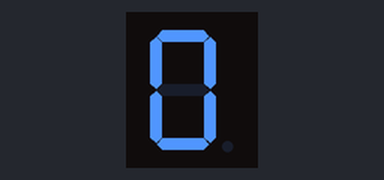
The sketch below on a simulated Arduino Uno, built with avr-gcc and run on an emulated ATmega328P. Parts: 1-digit seven-segment display. Wiring (inferred from the names in the program): 1-digit 7-segment display, segments lit when LOW: segments pin 2, pin 3, pin 4, pin 5, pin 6, pin 7, pin 8. The segment pins are drawn as the display they are named for.

Above: at 0.1 s.
At 1.1 s:
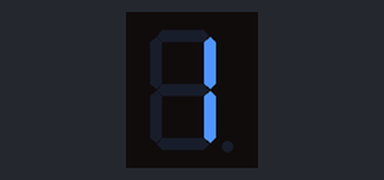
At 2.1 s:
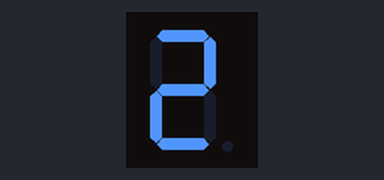
At 4.1 s:
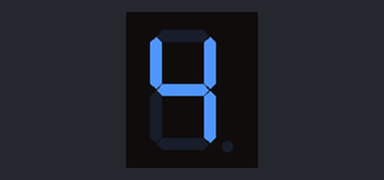
At 6.1 s:
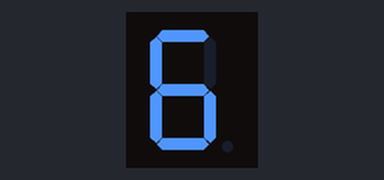
At 8.1 s:
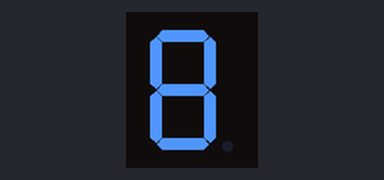

The sketch:

7segmentdisplay.ino.ino
```cpp
int a=2;
int b=3;
int c=4;
int d=5;
int e=6;
int f=7;
int g=8;
 void setup() {
  for(int i=2;i<=8;i++)
  pinMode(i,OUTPUT);


}

void loop() {
  digitalWrite(a,0);
  digitalWrite(b,0);
  digitalWrite(c,0);
  digitalWrite(d,0);
  digitalWrite(e,0);
  digitalWrite(f,0);
  digitalWrite(g,1);
  delay(1000);
  digitalWrite(a,1);
  digitalWrite(b,0);
  digitalWrite(c,0);
  digitalWrite(d,1);
  digitalWrite(e,1);
  digitalWrite(f,1);
  digitalWrite(g,1);
 delay(1000);
 digitalWrite(a,0);
  digitalWrite(b,0);
  digitalWrite(c,1);
  digitalWrite(d,0);
  digitalWrite(e,0);
  digitalWrite(f,1);
  digitalWrite(g,0);
 delay(1000);
 digitalWrite(a,0);
  digitalWrite(b,0);
  digitalWrite(c,0);
  digitalWrite(d,0);
  digitalWrite(e,1);
  digitalWrite(f,1);
  digitalWrite(g,0);
 delay(1000);
 digitalWrite(a,1);
  digitalWrite(b,0);
  digitalWrite(c,0);
  digitalWrite(d,1);
  digitalWrite(e,1);
  digitalWrite(f,0);
  digitalWrite(g,0);
 delay(1000);
 digitalWrite(a,0);
  digitalWrite(b,1);
  digitalWrite(c,0);
  digitalWrite(d,0);
  digitalWrite(e,1);
  digitalWrite(f,0);
  digitalWrite(g,0);
 delay(1000);
 digitalWrite(a,0);
  digitalWrite(b,1);
  digitalWrite(c,0);
  digitalWrite(d,0);
  digitalWrite(e,0);
  digitalWrite(f,0);
  digitalWrite(g,0);
 delay(1000);
 digitalWrite(a,0);
  digitalWrite(b,0);
  digitalWrite(c,0);
  digitalWrite(d,1);
  digitalWrite(e,1);
  digitalWrite(f,1);
  digitalWrite(g,1);
 delay(1000);
 digitalWrite(a,0);
  digitalWrite(b,0);
  digitalWrite(c,0);
  digitalWrite(d,0);
  digitalWrite(e,0);
  digitalWrite(f,0);
  digitalWrite(g,0);
 delay(1000);
}
```

Measured:
- by itself, everything shown: repeats every 9.0 s, in 9 steps
- what the display in image 1 shows lasts 1.0 s, from 1.0 s to 2.0 s
